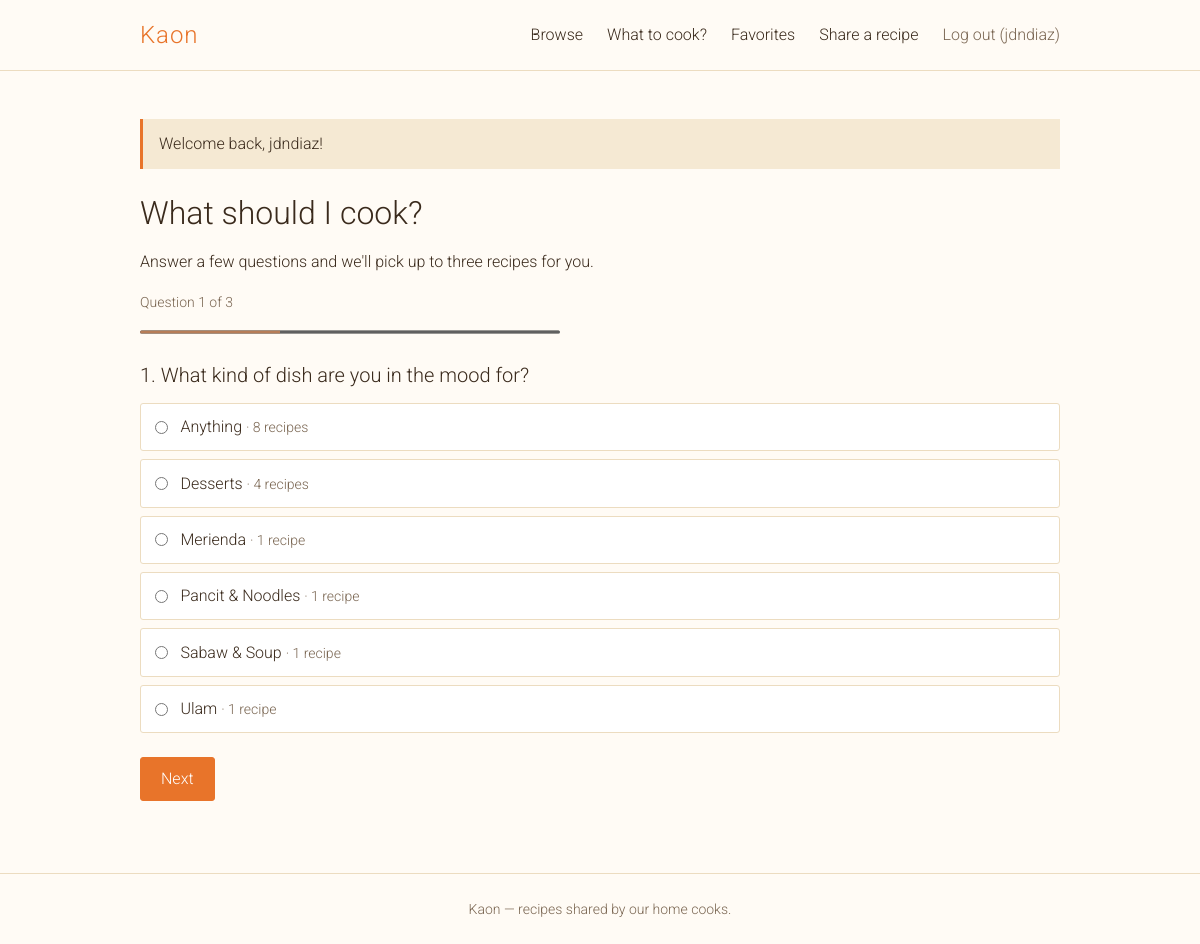
Page /suggest.php (signed in) on the committed database.
### tables this page shows
CREATE TABLE `categories` (
  `id` int(10) UNSIGNED NOT NULL,
  `name` varchar(50) NOT NULL
);

### src/Suggester.php (called while the page is built, shortened)
<?php
final class Suggester
{
    public function walk(array $query): array
    {
        $answers = [];
        $labels  = [];
        foreach (array_keys(self::QUESTIONS) as $key) {
            $choices = $this->choicesFor($key, $answers);
            $given = isset($query[$key]) && is_string($query[$key]) ? $query[$key] : null;
            $error = $given !== null ? 'That choice is not available. Please pick one from the list.' : '';
            return ['answers' => $answers, 'labels' => $labels, 'current' => $key, 'choices' => $choices, 'error' => $error];
        }
        return ['answers' => $answers, 'labels' => $labels, 'current' => null, 'choices' => [], 'error' => ''];
    }
    private function choicesFor(string $key, array $answers): array
    {
        return match ($key) {
            'category'   => $this->categoryChoices(),
            'ingredient' => $this->ingredientChoices((int) $answers['category']),
            'max_ing'    => $this->effortChoices((int) $answers['category'], $answers['ingredient']),
        };
    }
    private function categoryChoices(): array
    {
        $rows = $this->db->query('
            SELECT c.id, c.name, COUNT(r.id) AS total
            FROM categories c
            JOIN recipes r ON r.category_id = c.id
            GROUP BY c.id, c.name
            ORDER BY c.name')->fetchAll();
        $choices = [['value' => '0', 'label' => 'Anything', 'count' => (int) array_sum(array_column($rows, 'total'))]];
        foreach ($rows as $row) {
            $choices[] = ['value' => (string) $row['id'], 'label' => $row['name'], 'count' => (int) $row['total']];
        }
        return $choices;
    }
}

### includes/helpers.php (called while the page is built, shortened)
<?php
function e(?string $value): string
{
    return htmlspecialchars((string) $value, ENT_QUOTES | ENT_SUBSTITUTE, 'UTF-8');
}

### suggest.php (the view, shortened to what this page needs)
<?php
$suggester = new Suggester(db());
['answers' => $answers, 'labels' => $labels, 'current' => $current, 'choices' => $choices, 'error' => $error]
    = $suggester->walk($_GET);
$total = count(Suggester::QUESTIONS);
$step  = count($answers) + 1;
$countLabel = static fn(int $n): string => $n === 1 ? '1 recipe' : $n . ' recipes';
?>
<h1>What should I cook?</h1>
<?php if ($current !== null): ?>
    <p>Answer a few questions and we'll pick up to three recipes for you.</p>
    <p class="meta">Question <?= $step ?> of <?= $total ?></p>
    <progress class="wizard-progress" max="<?= $total ?>" value="<?= $step ?>"></progress>
    <?php if (!$choices): ?>
        <p>There are no recipes to suggest yet. <a href="recipe_form.php">Share the first one!</a></p>
    <?php else: ?>
        <form method="get" class="filter-form wizard">
            <fieldset>
                <legend><?= $step ?>. <?= e(Suggester::QUESTIONS[$current]) ?></legend>
                <?php foreach ($choices as $c): ?>
                    <label class="choice">
                        <input type="radio" name="<?= e($current) ?>" value="<?= e($c['value']) ?>" required>
                        <span><?= e($c['label']) ?> <small class="meta">&middot; <?= e($countLabel($c['count'])) ?></small></span>
                    </label>
                <?php endforeach; ?>
            </fieldset>
            <button type="submit" class="btn"><?= $step === $total ? 'Show me recipes' : 'Next' ?></button>
        </form>
    <?php endif; ?>
<?php endif; ?>

### assets/css/style.css (style rules this page uses)
:root { --cream: #fffbf5; --cream-dark: #f5e9d3; --orange: #e8742a; --orange-dark: #c95e18; --ink: #3a2a1c; --ink-soft: #7a6652; --line: #ecdcc0; }
* { box-sizing: border-box; }
html, body, button, input, select, textarea { font-family: 'Roboto', sans-serif; font-weight: 300; }
body { margin: 0; background: var(--cream); color: var(--ink); font-size: 16px; line-height: 1.6; min-height: 100vh; display: flex; flex-direction: column; }
h1, h2, h3 { font-weight: 300; line-height: 1.25; margin: 0 0 1rem; }
h1 { font-size: 2rem; }
p { margin: 0 0 1rem; }
label { display: block; margin: 1rem 0 0.25rem; font-size: 0.875rem; color: var(--ink-soft); }
.btn { display: inline-block; margin: 0; padding: 0.6rem 1.25rem; line-height: 1.4; text-align: center; background: var(--orange); border: 1px solid var(--orange); border-radius: 3px; color: #fff; font-size: 1rem; cursor: pointer; }
.meta, .edited { font-size: 0.875rem; color: var(--ink-soft); }
.filter-form { margin-bottom: 1.5rem; }
.filter-form .btn { margin-top: 1rem; }
.wizard fieldset { border: 0; padding: 0; margin: 0; min-width: 0; }
.wizard legend { padding: 0; margin-bottom: 0.75rem; font-size: 1.25rem; }
.wizard-progress { display: block; width: 100%; max-width: 420px; height: 6px; margin: 0 0 1.5rem; accent-color: var(--orange); }
.choice { display: flex; align-items: center; gap: 0.75rem; margin: 0 0 0.5rem; padding: 0.65rem 0.9rem; background: #fff; border: 1px solid var(--line); border-radius: 3px; color: var(--ink); font-size: 1rem; cursor: pointer; }
.choice input { flex: 0 0 auto; width: auto; margin: 0; accent-color: var(--orange); }

### rows in the picture
categories: name "Desserts", count "4 recipes"
categories: name "Merienda", count "1 recipe"
categories: name "Pancit & Noodles", count "1 recipe"
categories: name "Sabaw & Soup", count "1 recipe"
categories: name "Ulam", count "1 recipe"

### other values in the picture
Auth::username() "jdndiaz"
$f['message'] "Welcome back, jdndiaz!"
$step "1"
$total "3"
Suggester::QUESTIONS[$current] "What kind of dish are you in the mood for?"
$c['label'] "Anything"
$countLabel($c['count']) "8 recipes"
